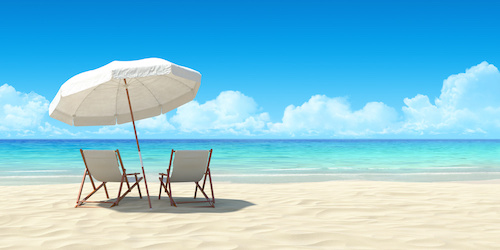
#> input picture images/beach.jpg, 500 x 250 px
$ python -i cap2_bordes.py   (imports and definitions only)   (older library calls are emulated)
#> lines starting #> are read from the running program, lines starting #| are printed output that depends on the picture
#> further down, picture is the input picture: shape (250, 500, 3); mean B, G, R 220.1, 198.8, 133.3
import streamlit as st
import cv2
import numpy as np
from io import BytesIO
from PIL import Image

# ============================================================
# FUNCIONES DE UTILIDAD
# ============================================================
# [17 lines left out: functions ensure_rgb, download_button, not called in this run]

# ============================================================
# FUNCIONES DE FILTROS
# ============================================================
def filtro_identidad(img):
    kernel = np.array([[0,0,0],[0,1,0],[0,0,0]])
    return cv2.filter2D(img, -1, kernel)

def filtro_3x3(img):
    kernel = np.ones((3,3), np.float32)/9.0
    return cv2.filter2D(img, -1, kernel)

def filtro_5x5(img):
    kernel = np.ones((5,5), np.float32)/25.0
    return cv2.filter2D(img, -1, kernel)

def filtro_sharpen_basico(img):
    kernel = np.array([[-1,-1,-1],[-1,9,-1],[-1,-1,-1]])
    return cv2.filter2D(img, -1, kernel)

def filtro_sharpen_excesivo(img):
    kernel = np.array([[1,1,1],[1,-7,1],[1,1,1]])
    return cv2.filter2D(img, -1, kernel)

# [34 lines left out: functions filtro_realce_bordes_5x5, filtro_desenfoque_movimiento, filtro_emboss_suroeste, filtro_emboss_sureste, filtro_emboss_noroeste, not called in this run]

def filtro_sobel(img):
    gray = cv2.cvtColor(img, cv2.COLOR_BGR2GRAY)
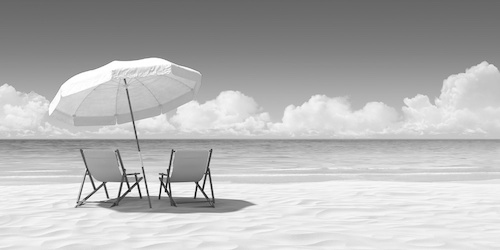
#> gray: shape (250, 500); min 0, max 255, mean 181.6
    sobelx = cv2.Sobel(gray, cv2.CV_64F, 1, 0, ksize=5)
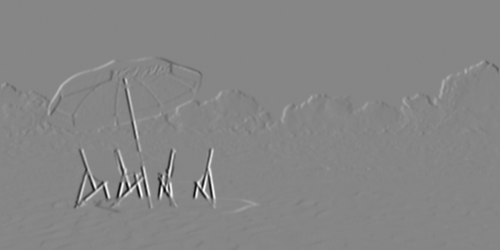
#> sobelx: shape (250, 500) float64; min -9893, max 8909, mean 1.1; drawn with min black and max white
    sobely = cv2.Sobel(gray, cv2.CV_64F, 0, 1, ksize=5)
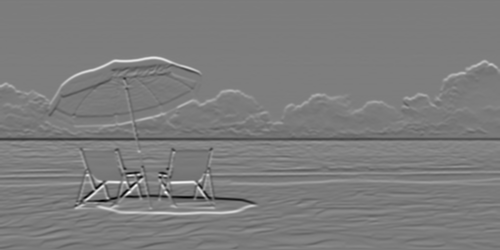
#> sobely: shape (250, 500) float64; min -7054, max 7473, mean 64.8; drawn with min black and max white
    sobel = cv2.magnitude(sobelx, sobely)
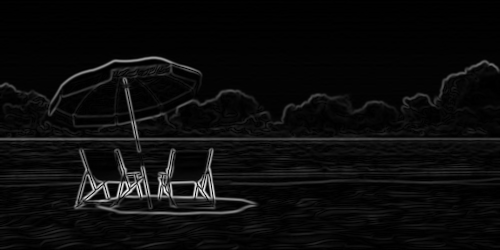
#> sobel: shape (250, 500) float64; min 0, max 9917.9, mean 462.2; drawn with min black and max white
    output = cv2.convertScaleAbs(sobel)
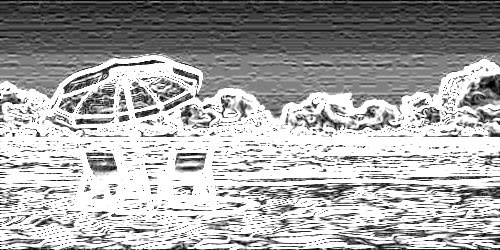
#> output: shape (250, 500); min 0, max 255, mean 167.6
    return cv2.cvtColor(output, cv2.COLOR_GRAY2BGR)

# [81 lines left out: functions filtro_laplaciano, filtro_canny, filtro_vignette, filtro_hist_eq_gray, filtro_hist_eq_color, run, not called in this run]

>>> import cv2
>>> picture = cv2.imread('images/beach.jpg')
>>> result = filtro_sobel(picture)

$ run again, on images/box.png
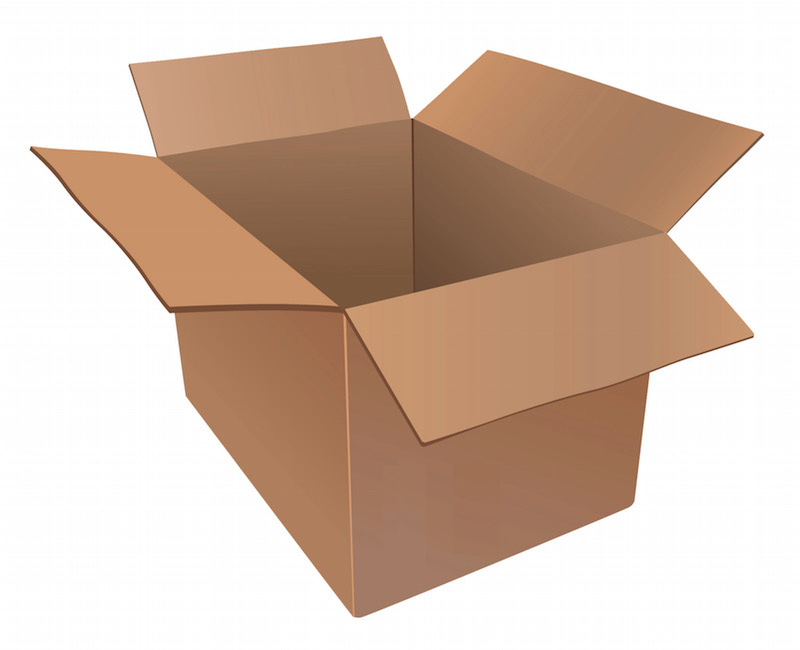
#> input picture images/box.png, 800 x 650 px
#> picture is the input picture: shape (650, 800, 3); mean B, G, R 175.2, 190.6, 213
#> in filtro_sobel, `sobel = cv2.magnitude(sobelx, sobely)`:
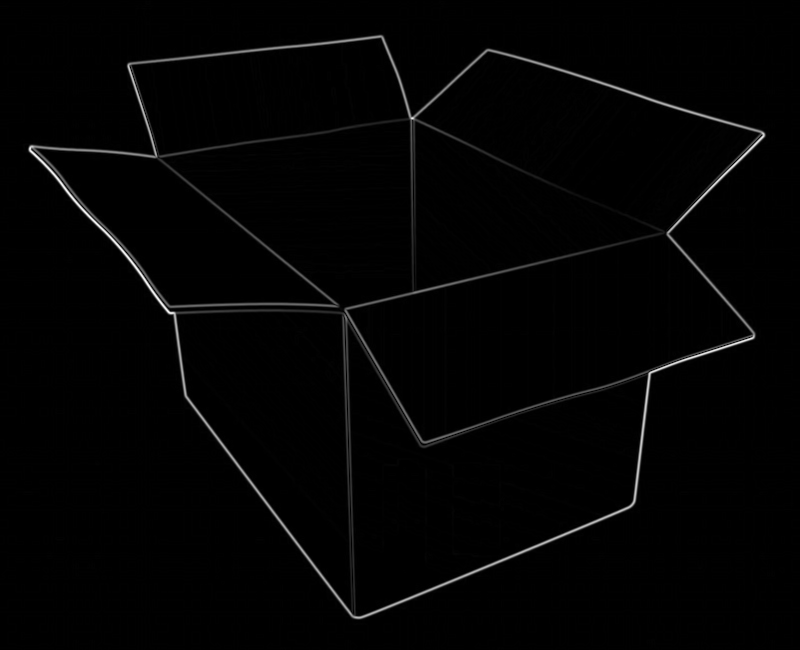
#> sobel: shape (650, 800) float64; min 0, max 8614.2, mean 125.1; drawn with min black and max white
#> in filtro_sobel, `output = cv2.convertScaleAbs(sobel)`:
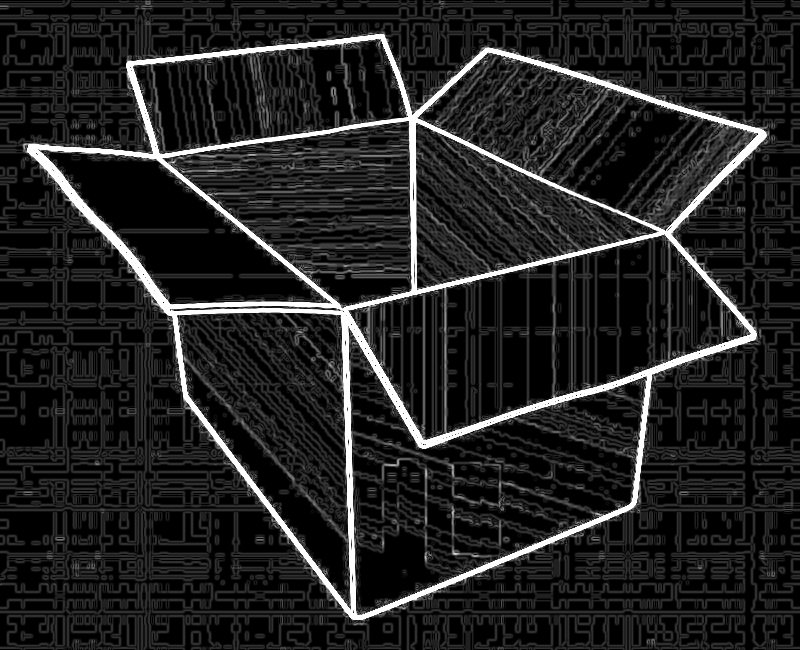
#> output: shape (650, 800); min 0, max 255, mean 34.1
